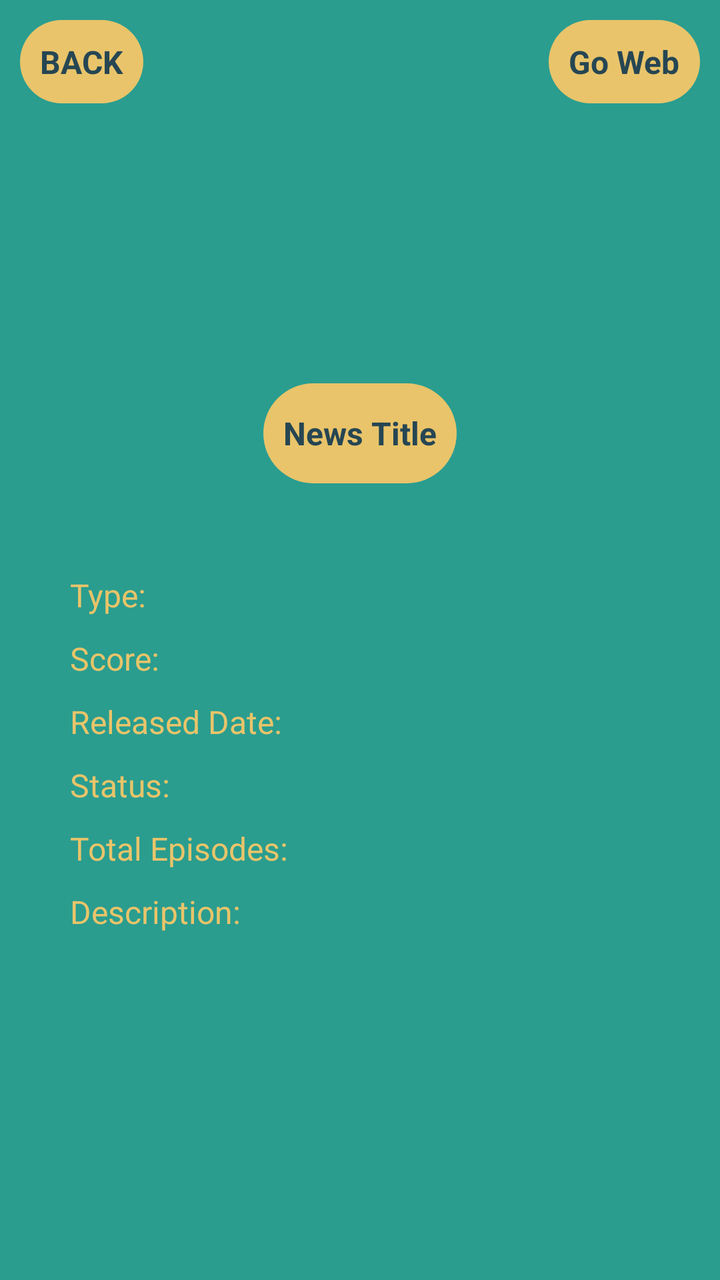
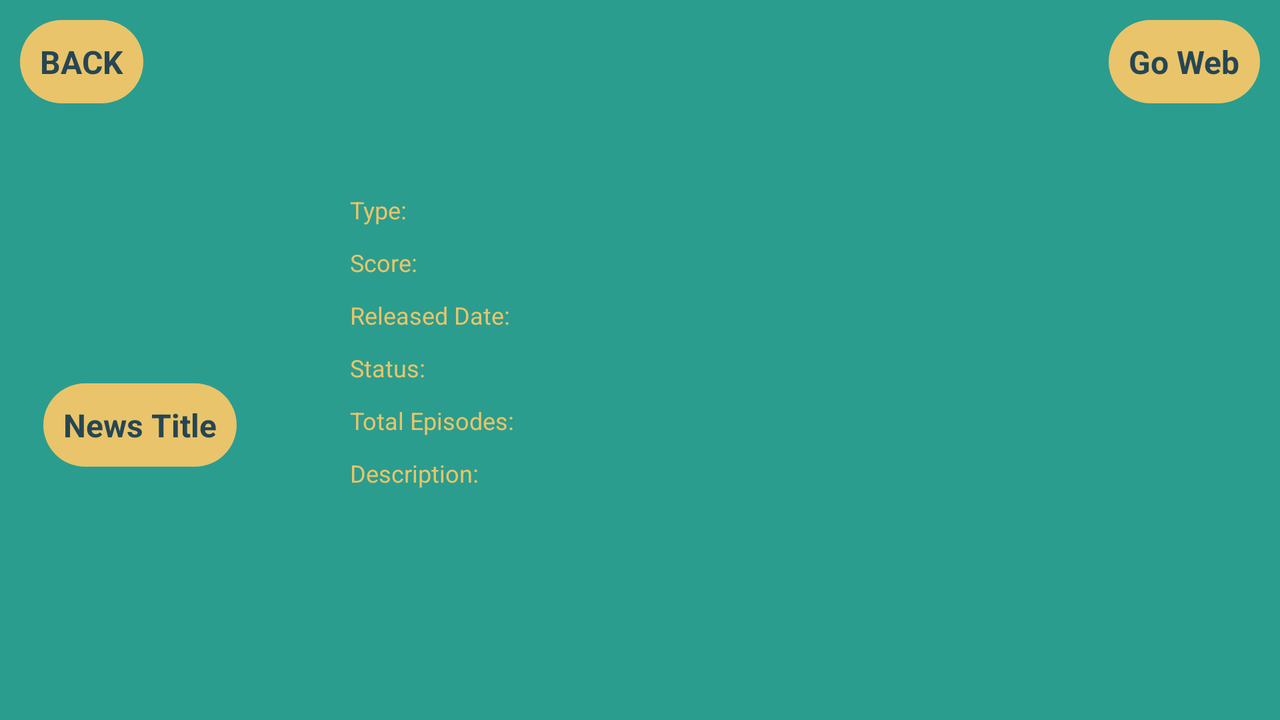

An Android layout and its configuration variant, each rendered on a device that would load it. The default file and the variant file are quoted in full after the pictures.
<!-- AndroidManifest.xml: application theme Theme.FinalAnimeNews -->
<!-- res/layout/anime_main_page.xml -->
<?xml version="1.0" encoding="utf-8"?>
<RelativeLayout xmlns:android="http://schemas.android.com/apk/res/android"
    android:layout_width="match_parent"
    android:layout_height="match_parent"
    style="@style/BACKGROUND">


    <RelativeLayout
        android:id="@+id/header"
        android:layout_width="match_parent"
        android:layout_height="wrap_content">

        <LinearLayout
            android:id="@+id/back_btn"
            android:layout_width="wrap_content"
            android:layout_height="wrap_content"
            android:background="@drawable/shape1"
            style="@style/BLOCK1"
            android:padding="5dp"
            android:layout_alignParentLeft="true"
            android:layout_margin="10dp">
            <TextView

                android:layout_width="wrap_content"
                android:layout_height="wrap_content"
                android:padding="5dp"
                android:text="BACK"
                style="@style/TEXT"
                android:textStyle="bold"
                android:textSize="16sp"
                android:gravity="center"/>


        </LinearLayout>


        <LinearLayout
            android:id="@+id/go_web_btn"
            android:layout_width="wrap_content"
            android:layout_height="wrap_content"
            android:layout_alignParentRight="true"
            android:layout_marginStart="10dp"
            android:layout_marginTop="10dp"
            android:layout_marginEnd="10dp"
            android:layout_marginBottom="10dp"
            android:background="@drawable/shape1"
            style="@style/BLOCK1"
            android:padding="5dp">

            <TextView

                android:layout_width="wrap_content"
                android:layout_height="wrap_content"
                android:padding="5dp"
                android:gravity="center"
                android:text="Go Web"
                style="@style/TEXT"
                android:textSize="16sp"
                android:textStyle="bold" />


        </LinearLayout>

    </RelativeLayout>


    <LinearLayout
        android:id="@+id/user_info_container"
        android:layout_width="match_parent"
        android:layout_height="wrap_content"
        android:layout_below="@id/header"
        android:layout_marginStart="10dp"
        android:layout_marginTop="10dp"
        android:layout_marginEnd="10dp"
        android:layout_marginBottom="10dp"
        android:gravity="center_horizontal"
        android:orientation="vertical">

        <ImageView
            android:id="@+id/anime_image"
            android:layout_width="100dp"
            android:layout_height="100dp"
            android:layout_margin="10dp" />

        <TextView
            android:id="@+id/title_anime"
            android:layout_width="wrap_content"
            android:layout_height="50dp"
            android:background="@drawable/shape1"
            style="@style/BLOCK1"
            android:gravity="center"
            android:padding="10dp"
            android:text="News Title"
            android:textSize="16sp"
            android:textStyle="bold" />

    </LinearLayout>


    <RelativeLayout
        android:layout_width="match_parent"
        android:layout_height="match_parent"
        android:layout_below="@id/user_info_container"
        android:layout_marginStart="10dp"
        android:layout_marginTop="10dp"
        android:layout_marginEnd="10dp"
        android:layout_marginBottom="10dp"
        android:background="@drawable/shape2"
        style="@style/BLOCK2"
        android:padding="20dp">

        <LinearLayout
            android:id="@+id/container"
            android:layout_width="match_parent"
            android:layout_height="wrap_content"
            android:orientation="vertical">


            <TextView
                android:id="@+id/anime_type"
                style="@style/TEXT1"
                android:layout_width="wrap_content"
                android:layout_height="wrap_content"
                android:layout_margin="5dp"
                android:layout_marginStart="10dp"
                android:layout_marginTop="10dp"
                android:layout_marginEnd="10dp"
                android:layout_marginBottom="10dp"
                android:text="Type: "
                android:textSize="16sp" />

            <TextView
                android:id="@+id/anime_score"
                style="@style/TEXT1"
                android:layout_width="wrap_content"
                android:layout_height="wrap_content"
                android:layout_margin="5dp"
                android:layout_marginStart="10dp"
                android:layout_marginTop="10dp"
                android:layout_marginEnd="10dp"
                android:layout_marginBottom="10dp"
                android:text="Score: "
                android:textSize="16sp" />

            <TextView
                android:id="@+id/anime_date"
                android:layout_width="wrap_content"
                android:layout_height="wrap_content"
                style="@style/TEXT1"
                android:textSize="16sp"
                android:text="Released Date: "
                android:layout_margin="5dp"/>

            <TextView
                android:id="@+id/anime_status"
                android:layout_width="wrap_content"
                android:layout_height="wrap_content"
                style="@style/TEXT1"
                android:textSize="16sp"
                android:text="Status: "
                android:layout_margin="5dp"/>

            <TextView
                android:id="@+id/anime_episodes"
                android:layout_width="wrap_content"
                android:layout_height="wrap_content"
                style="@style/TEXT1"
                android:textSize="16sp"
                android:text="Total Episodes: "
                android:layout_margin="5dp"/>

        </LinearLayout>


        <ScrollView
            android:layout_below="@id/container"
            android:layout_width="match_parent"
            android:layout_height="match_parent">


            <TextView
                android:id="@+id/anime_description"
                android:layout_width="wrap_content"
                android:layout_height="wrap_content"
                style="@style/TEXT1"
                android:textSize="16sp"
                android:text="Description: "
                android:layout_margin="5dp"/>


        </ScrollView>


    </RelativeLayout>



    <ProgressBar
        android:id="@+id/loading"
        android:layout_width="100dp"
        android:layout_height="100dp"
        android:visibility="invisible"
        android:layout_centerHorizontal="true"
        android:layout_centerVertical="true"
        />

    <TextView
        android:id="@+id/errorText"
        android:layout_width="wrap_content"
        android:layout_height="wrap_content"
        android:visibility="invisible"
        android:text="Что-то пошло не так ( \n Попробуйте еще раз"
        style="@style/TEXT"
        android:textSize="16sp"
        android:textStyle="bold"
        android:layout_centerHorizontal="true"
        android:layout_centerVertical="true"
        />

    <TextView
        android:id="@+id/noResoultText"
        android:layout_width="wrap_content"
        android:layout_height="wrap_content"
        android:visibility="invisible"
        android:text="Чтобы найти аниме используйте \n поле поиска"
        style="@style/TEXT"
        android:textSize="16sp"
        android:textStyle="bold"
        android:layout_centerHorizontal="true"
        android:layout_centerVertical="true"
        />

</RelativeLayout>
<!-- resources referenced by this layout -->
<resources>
  <!-- drawable shape1 (drawable) -->
  <?xml version="1.0" encoding="utf-8"?>
  <shape xmlns:android="http://schemas.android.com/apk/res/android"
      android:shape="rectangle">
  
      <solid android:color="@color/color3"/>
      <corners android:radius="25dp"/>
  </shape>
  <style name="BACKGROUND">
          <item name="android:background">@color/color2</item>
      </style>
  <style name="BLOCK1">
          <item name="android:backgroundTint">@color/color3</item>
          <item name="android:textColor">@color/color1</item>
      </style>
  <style name="BLOCK2">
          <item name="android:backgroundTint">@color/color1</item>
          <item name="android:textColor">@color/color1</item>
      </style>
  <style name="TEXT">
          <item name="android:textColor">@color/color1</item>
      </style>
  <style name="TEXT1">
          <item name="android:textColor">@color/color3</item>
      </style>
  <style name="Theme.FinalAnimeNews" parent="Theme.MaterialComponents.DayNight.NoActionBar">
          
          <item name="colorPrimary">@color/purple_500</item>
          <item name="colorPrimaryVariant">@color/purple_700</item>
          <item name="colorOnPrimary">@color/white</item>
          
          <item name="colorSecondary">@color/teal_200</item>
          <item name="colorSecondaryVariant">@color/teal_700</item>
          <item name="colorOnSecondary">@color/black</item>
          
          <item name="android:statusBarColor">@color/color1</item>
          
      </style>
  <color name="color3">#E9C46A</color>
  <color name="color2">#2A9D8F</color>
  <color name="color1">#264653</color>
  <color name="purple_500">#FF6200EE</color>
  <color name="purple_700">#FF3700B3</color>
  <color name="white">#FFFFFFFF</color>
  <color name="teal_200">#FF03DAC5</color>
  <color name="teal_700">#FF018786</color>
  <color name="black">#FF000000</color>
</resources>
<!-- res/layout-land/anime_main_page.xml (the repository's variant of the layout above) -->
<!-- drawn on the phone turned sideways -->
<?xml version="1.0" encoding="utf-8"?>
<RelativeLayout xmlns:android="http://schemas.android.com/apk/res/android"
    android:layout_width="match_parent"
    android:layout_height="match_parent"
    style="@style/BACKGROUND">


    <RelativeLayout
        android:id="@+id/header"
        android:layout_width="match_parent"
        android:layout_height="wrap_content">

        <LinearLayout
            android:id="@+id/back_btn"
            android:layout_width="wrap_content"
            android:layout_height="wrap_content"
            android:background="@drawable/shape1"
            style="@style/BLOCK1"
            android:padding="5dp"
            android:layout_alignParentLeft="true"
            android:layout_margin="10dp">
            <TextView

                android:layout_width="wrap_content"
                android:layout_height="wrap_content"
                android:padding="5dp"
                android:text="BACK"
                style="@style/TEXT"
                android:textStyle="bold"
                android:textSize="16sp"
                android:gravity="center"/>


        </LinearLayout>


        <LinearLayout
            android:id="@+id/go_web_btn"
            android:layout_width="wrap_content"
            android:layout_height="wrap_content"
            android:layout_alignParentRight="true"
            android:layout_marginStart="10dp"
            android:layout_marginTop="10dp"
            android:layout_marginEnd="10dp"
            android:layout_marginBottom="10dp"
            android:background="@drawable/shape1"
            style="@style/BLOCK1"
            android:padding="5dp">

            <TextView

                android:layout_width="wrap_content"
                android:layout_height="wrap_content"
                android:padding="5dp"
                android:gravity="center"
                android:text="Go Web"
                style="@style/TEXT"
                android:textSize="16sp"
                android:textStyle="bold" />


        </LinearLayout>

    </RelativeLayout>


    <LinearLayout
        android:id="@+id/user_info_container"
        android:layout_width="wrap_content"
        android:layout_height="wrap_content"
        android:layout_below="@id/header"
        android:layout_marginStart="10dp"
        android:layout_marginTop="10dp"
        android:layout_marginEnd="10dp"
        android:layout_marginBottom="10dp"
        android:gravity="center_horizontal"
        android:orientation="vertical">

        <ImageView
            android:id="@+id/anime_image"
            android:layout_width="100dp"
            android:layout_height="100dp"
            android:layout_margin="10dp" />

        <TextView
            android:id="@+id/title_anime"
            android:layout_width="wrap_content"
            android:maxWidth="200dp"
            android:layout_height="wrap_content"
            android:background="@drawable/shape1"
            style="@style/BLOCK1"
            android:gravity="center"
            android:padding="10dp"
            android:text="News Title"
            android:textSize="16sp"
            android:textStyle="bold" />

    </LinearLayout>


    <RelativeLayout
        android:layout_width="match_parent"
        android:layout_height="match_parent"
        android:layout_toRightOf="@id/user_info_container"
        android:layout_below="@id/header"
        android:layout_marginStart="10dp"
        android:layout_marginTop="10dp"
        android:layout_marginEnd="10dp"
        android:layout_marginBottom="10dp"
        android:background="@drawable/shape2"
        style="@style/BLOCK2"
        android:padding="20dp">

        <LinearLayout
            android:id="@+id/container"
            android:layout_width="match_parent"
            android:layout_height="wrap_content"
            android:orientation="vertical">


            <TextView
                android:id="@+id/anime_type"
                style="@style/TEXT1"
                android:layout_width="wrap_content"
                android:layout_height="wrap_content"
                android:layout_margin="5dp"
                android:layout_marginStart="10dp"
                android:layout_marginTop="10dp"
                android:layout_marginEnd="10dp"
                android:layout_marginBottom="10dp"
                android:text="Type: "
                android:textSize="12sp" />

            <TextView
                android:id="@+id/anime_score"
                style="@style/TEXT1"
                android:layout_width="wrap_content"
                android:layout_height="wrap_content"
                android:layout_margin="5dp"
                android:layout_marginStart="10dp"
                android:layout_marginTop="10dp"
                android:layout_marginEnd="10dp"
                android:layout_marginBottom="10dp"
                android:text="Score: "
                android:textSize="12sp" />

            <TextView
                android:id="@+id/anime_date"
                android:layout_width="wrap_content"
                android:layout_height="wrap_content"
                style="@style/TEXT1"
                android:textSize="12sp"
                android:text="Released Date: "
                android:layout_margin="5dp"/>

            <TextView
                android:id="@+id/anime_status"
                android:layout_width="wrap_content"
                android:layout_height="wrap_content"
                style="@style/TEXT1"
                android:textSize="12sp"
                android:text="Status: "
                android:layout_margin="5dp"/>

            <TextView
                android:id="@+id/anime_episodes"
                android:layout_width="wrap_content"
                android:layout_height="wrap_content"
                style="@style/TEXT1"
                android:textSize="12sp"
                android:text="Total Episodes: "
                android:layout_margin="5dp"/>

        </LinearLayout>


        <ScrollView
            android:layout_below="@id/container"
            android:layout_width="match_parent"
            android:layout_height="match_parent">


            <TextView
                android:id="@+id/anime_description"
                android:layout_width="wrap_content"
                android:layout_height="wrap_content"
                style="@style/TEXT1"
                android:textSize="12sp"
                android:text="Description: "
                android:layout_margin="5dp"/>


        </ScrollView>


    </RelativeLayout>



    <ProgressBar
        android:id="@+id/loading"
        android:layout_width="100dp"
        android:layout_height="100dp"
        android:visibility="invisible"
        android:layout_centerHorizontal="true"
        android:layout_centerVertical="true"
        />

    <TextView
        android:id="@+id/errorText"
        android:layout_width="wrap_content"
        android:layout_height="wrap_content"
        android:visibility="invisible"
        android:text="Что-то пошло не так ( \n Попробуйте еще раз"
        style="@style/TEXT"
        android:textSize="16sp"
        android:textStyle="bold"
        android:layout_centerHorizontal="true"
        android:layout_centerVertical="true"
        />

    <TextView
        android:id="@+id/noResoultText"
        android:layout_width="wrap_content"
        android:layout_height="wrap_content"
        android:visibility="invisible"
        android:text="Чтобы найти аниме используйте \n поле поиска"
        style="@style/TEXT"
        android:textSize="16sp"
        android:textStyle="bold"
        android:layout_centerHorizontal="true"
        android:layout_centerVertical="true"
        />

</RelativeLayout>
